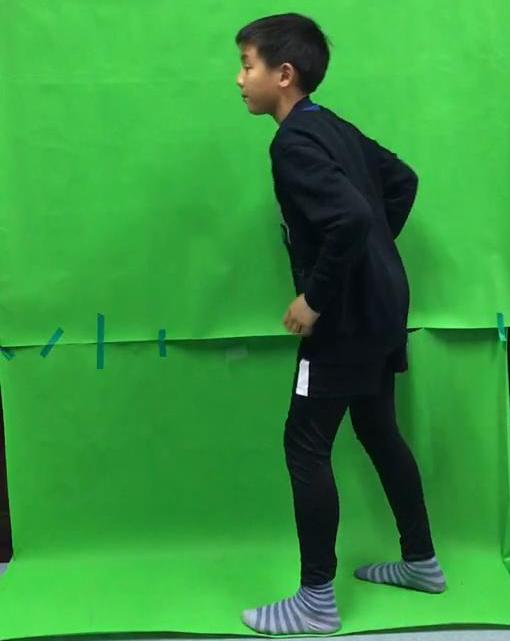
%> input picture myworkspace/picture_analyse_6/3crop/00465.jpg, 510 x 641 px; its folder holds only this picture in this run
$ octave Person_slicing.m   (GNU Octave 9; MATLAB toolbox functions it lacks are replaced by stand-ins)
%> lines starting %> are read from the running program, lines starting %| are printed output that depends on the picture
ImgPath = '3crop\';
ImgDir = dir([ImgPath,'*jpg']);

for k=1:length(ImgDir)
    img =imread([ImgPath,ImgDir(k).name]);
%> img is the input picture: size 641x510x3 uint8; mean R, G, B 54, 149, 60.6
    img = im2double(img);
%> img: size 641x510x3 double
    img = img.^1.4;          %幂函数处理增强对比度
    img_hsv = rgb2hsv(img);
%> img_hsv: size 641x510x3 double; mean H, S, V 0.37, 0.739, 0.501
    h = img_hsv(:,:,1);
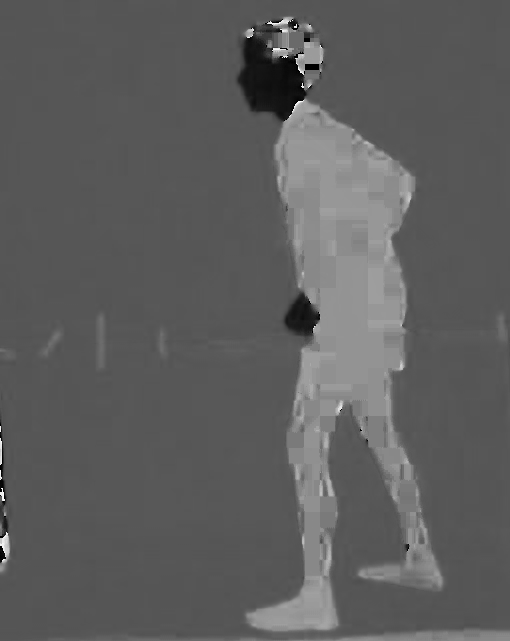
%> h: size 641x510 double; min 0, max 0.985, mean 0.37
    s = img_hsv(:,:,2);
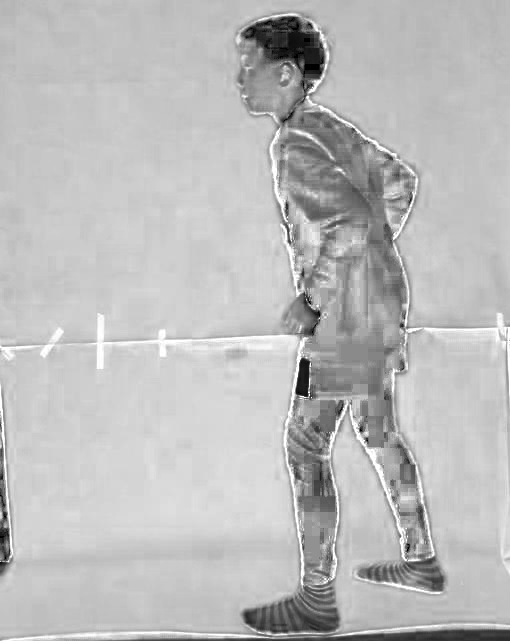
%> s: size 641x510 double; min 0, max 1, mean 0.739
    v = img_hsv(:,:,3);
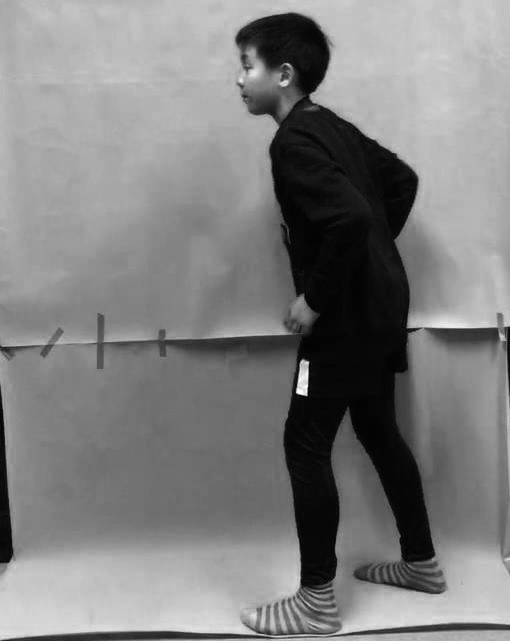
%> v: size 641x510 double; min 0.000427, max 1, mean 0.501
    for i = 1:size(h,1)
        for j = 1:size(h,2)
            if( h(i,j)>0.29 && h(i,j)<0.44 )
                img_hsv(i,j,2)=0;
                %img_hsv(i,j,3)=img_hsv(i,j,3)*1.2;
            end
        end
    end                      %在HSV平面进行处理
%> img_hsv: size 641x510x3 double; mean H, S, V 0.37, 0.0857, 0.501
    img = hsv2rgb(img_hsv);  %转换回rgb图
    %背景图像置0(将图像分块),不同的块进行不同的处理
    img1 = img(1:270,:,:);
    img2 = img(271:590,:,:);
    img3 = img(590:size(img,1),:,:);

%%
   for i = 1:size(img1,1)
        for j = 1:size(img1,2)
             if(img1(i,j,2)==img1(i,j,1) && img1(i,j,2)==img1(i,j,3) && img1(i,j,1) == img1(i,j,3) && img1(i,j,1)>0.2)
                 img1(i,j,1)=1;
                 img1(i,j,2)=1;
                 img1(i,j,3)=1;
             end
        end
   end
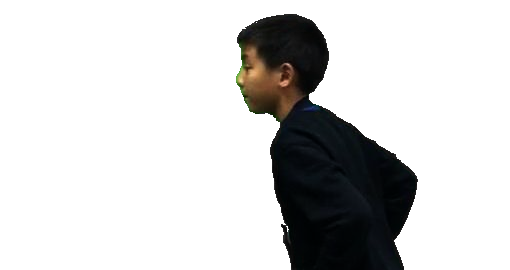
%> img1: size 270x510x3 double; mean R, G, B 0.828, 0.828, 0.826
 %%
   for i = 1:size(img2,1)
        for j = 1:size(img2,2)
             if(img2(i,j,2)==img2(i,j,1) && img2(i,j,2)==img2(i,j,3) && img2(i,j,1) == img2(i,j,3) && img2(i,j,1)>0.085)
                 img2(i,j,1)=1;
                 img2(i,j,2)=1;
                 img2(i,j,3)=1;
             end
        end
   end
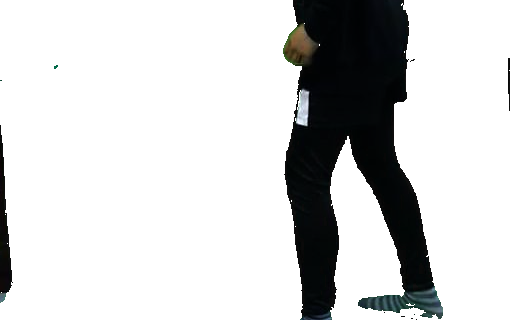
%> img2: size 320x510x3 double; mean R, G, B 0.818, 0.821, 0.821
 %%
   for i = 1:size(img3,1)
        for j = 1:size(img3,2)
             if((img3(i,j,1)==img3(i,j,2) && img3(i,j,2)==img3(i,j,3) &&img3(i,j,1)==img3(i,j,3) &&img3(i,j,3)<0.9  && img3(i,j,1)>0.1))
                   img3(i,j,1)=1;
                   img3(i,j,2)=1;
                   img3(i,j,3)=1;
             end
        end
   end
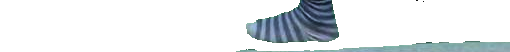
%> img3: size 52x510x3 double; mean R, G, B 0.902, 0.918, 0.927
   img(1:270,:,:) = img1(:,:,:);
   img(271:590,:,:) = img2(:,:,:);
   img(590:size(img,1)-3,:,:)=img3(1:size(img3,1)-3,:,:);
   %去除一些黑边,增加美观度
   img(size(img,1)-2:size(img,1),:,:)=1;
   img(:,1:20,:)=1;
   img(:,size(img,2)-10:size(img,2),:)=1;
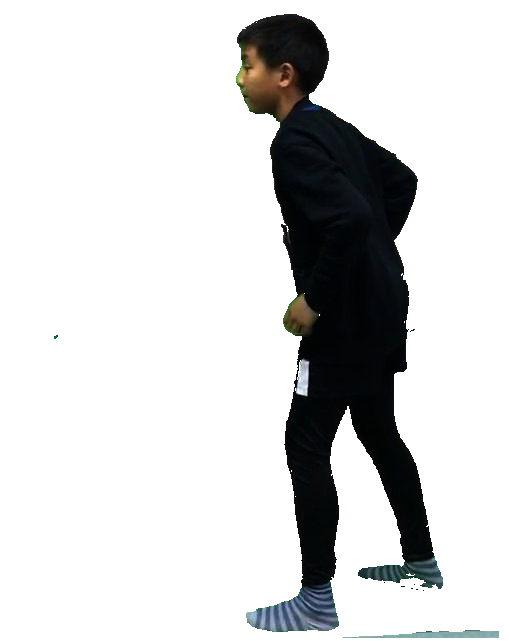
%> img: size 641x510x3 double; mean R, G, B 0.834, 0.836, 0.836
   %对图像进行平滑，去除毛刺
    w = fspecial('gaussian',[3,3],1);
   img = imfilter(img,w,'replicate');
   img(:,:,1) = imresize(img(:,:,1),[size(img,1),size(img,2)],'nearest');%最近邻插值
   img(:,:,2) = imresize(img(:,:,2),[size(img,1),size(img,2)],'nearest');%最近邻插值
   img(:,:,3) = imresize(img(:,:,3),[size(img,1),size(img,2)],'nearest');%最近邻插值

    str = num2str(k,'%03d');
    imwrite(img,['result3\',str,'.jpg']);
   figure(5);
   imshow(img);
end
